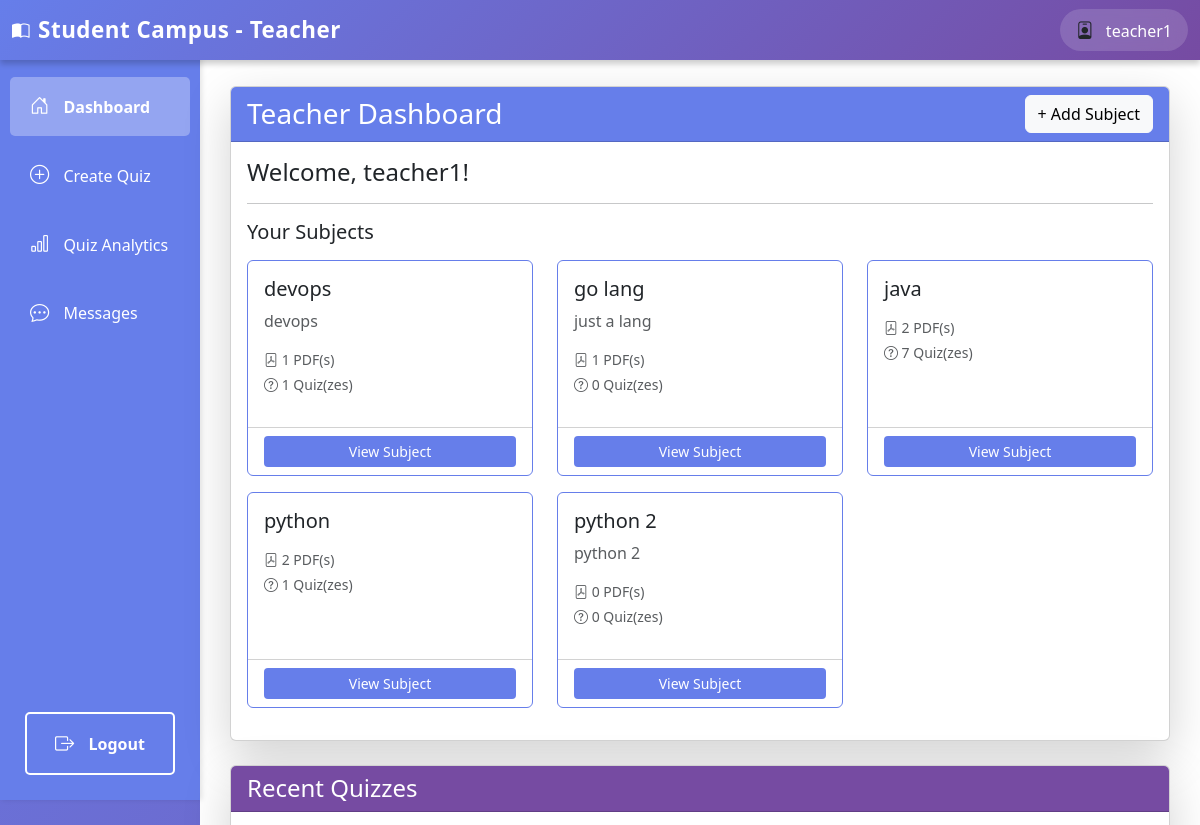
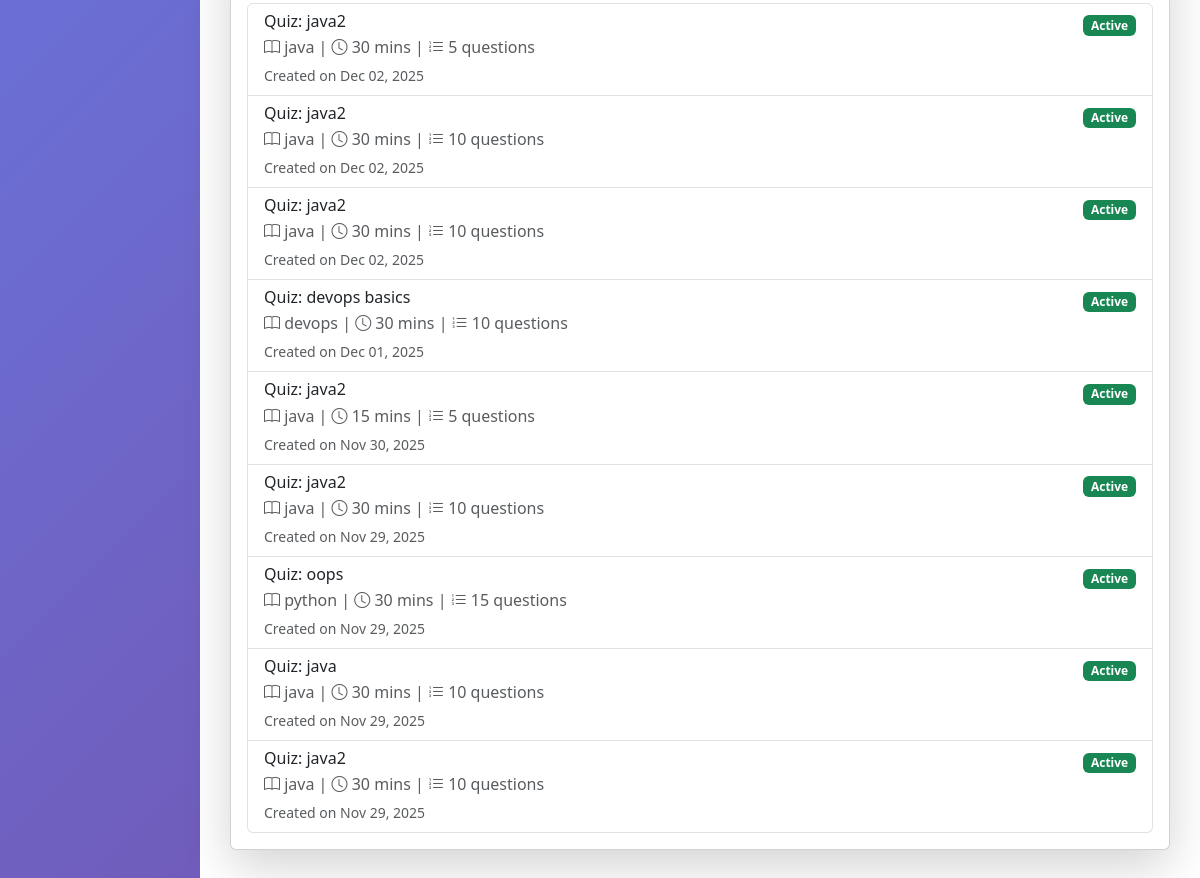
Page /teacher/dashboard/ (signed in) on the earlier database version (2 pictures, top to bottom).
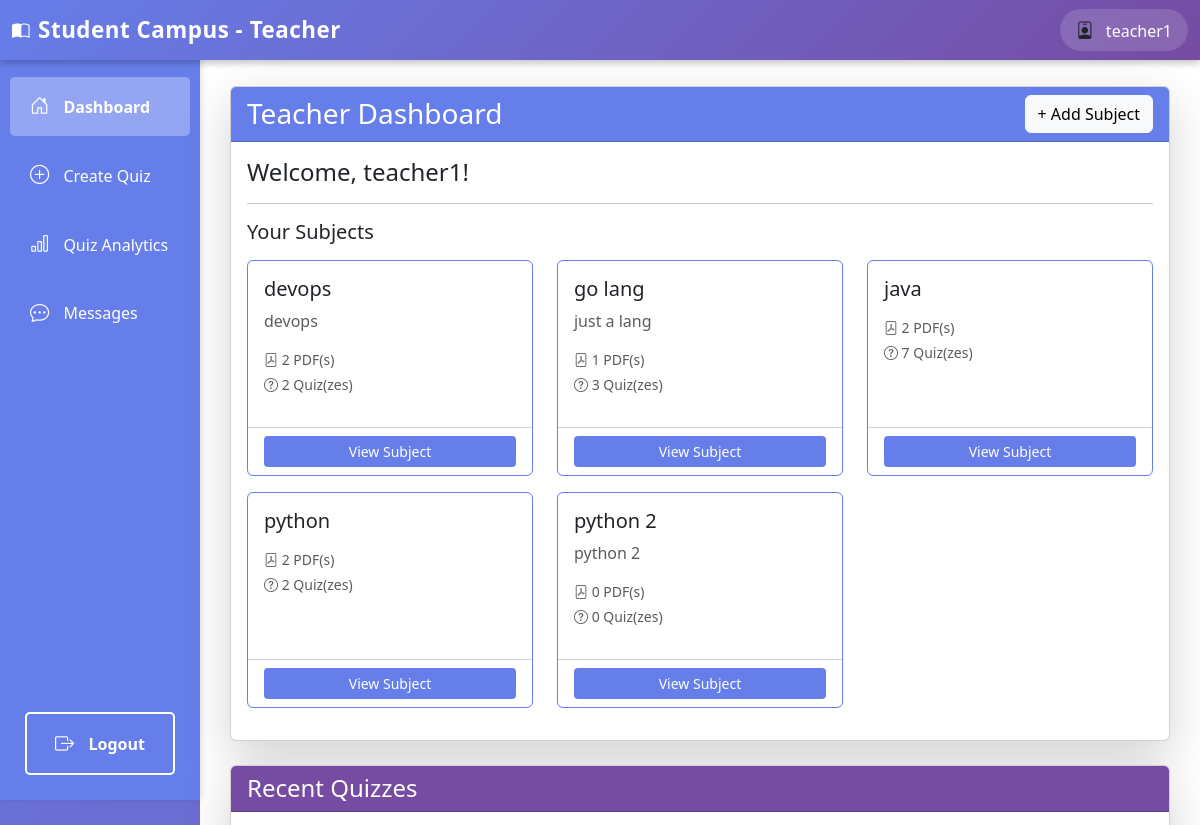
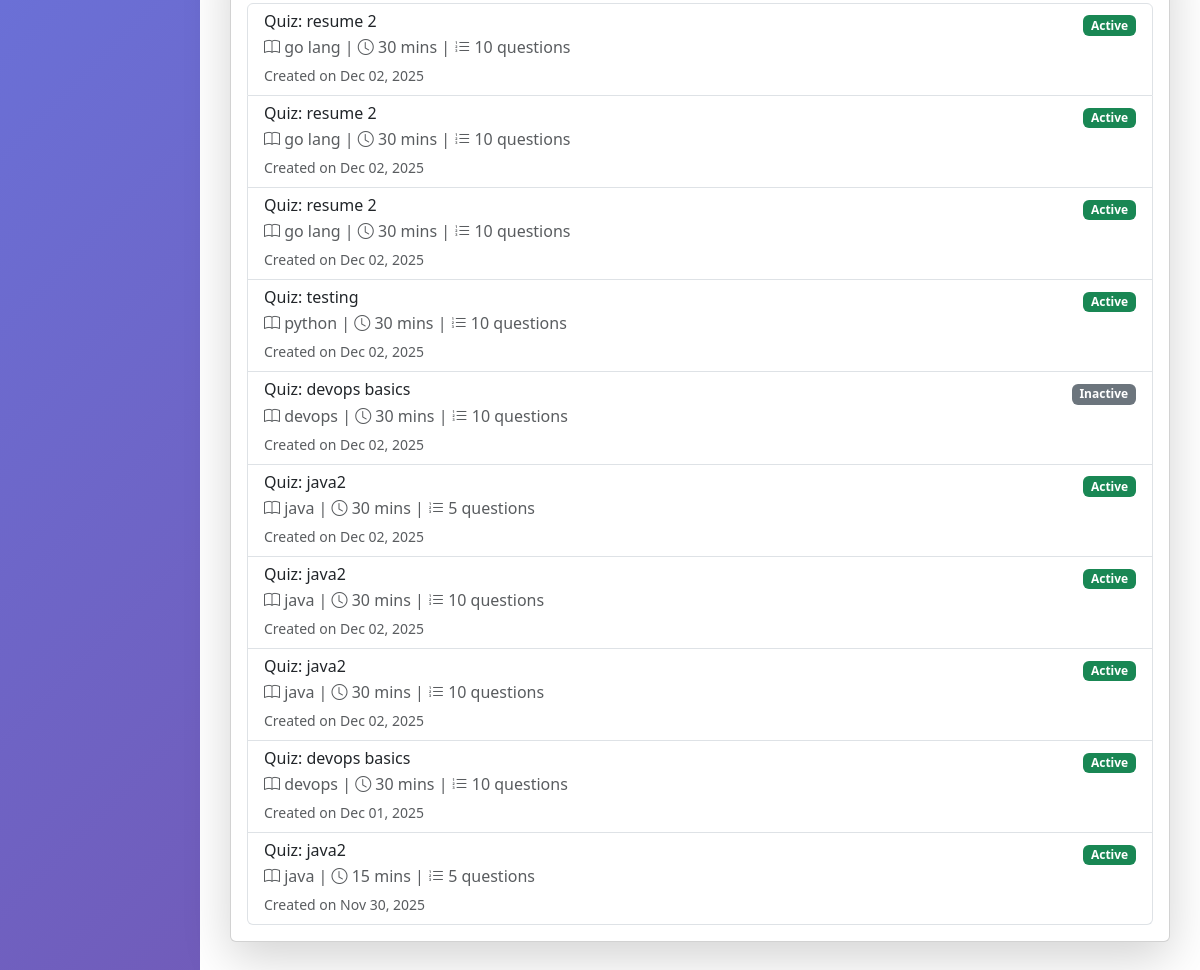
Same page on the later database version (2 pictures, top to bottom).
### teachers/models.py (models this page shows, shortened)
class Subject(models.Model):
    name = models.CharField(max_length=200)
    description = models.TextField(blank=True)
    teacher = models.ForeignKey(User, on_delete=models.CASCADE, related_name='subjects')
    created_at = models.DateTimeField(auto_now_add=True)
    class Meta:
        ordering = ['name']

class Quiz(models.Model):
    title = models.CharField(max_length=200)
    subject = models.ForeignKey(Subject, on_delete=models.CASCADE, related_name='quizzes')
    pdf_note = models.ForeignKey(PDFNote, on_delete=models.CASCADE, related_name='quizzes', null=True)
    description = models.TextField(blank=True)
    duration = models.IntegerField(help_text="Duration in minutes", default=30)
    num_questions = models.IntegerField(default=10)
    topics = models.TextField(blank=True, help_text="Comma-separated topics (optional)")
    difficulty = models.CharField(max_length=20, choices=[('easy', 'Easy'), ('medium', 'Medium'), ('hard', 'Hard')], default='medium')
    created_by = models.ForeignKey(User, on_delete=models.CASCADE, related_name='created_quizzes')
    created_at = models.DateTimeField(auto_now_add=True)
    deadline = models.DateTimeField(null=True, blank=True, help_text="Quiz deadline")
    is_active = models.BooleanField(default=True)
    class Meta:
        ordering = ['-created_at']
        verbose_name_plural = "Quizzes"

### teachers/views.py (the view)
# urls.py: path('dashboard/', views.teacher_dashboard, name='teacher_dashboard'),
@login_required
def teacher_dashboard(request):
    if not request.user.is_teacher():
        return HttpResponseForbidden("You don't have permission to access this page.")
    subjects = Subject.objects.filter(teacher=request.user)
    quizzes = Quiz.objects.filter(created_by=request.user).order_by('-created_at')[:10]
    return render(request, 'teachers/dashboard.html', {'subjects': subjects, 'quizzes': quizzes})

### authentication/models.py (called while the page is built)
    def is_teacher(self):
        return self.role == 'teacher'

### templates/teachers/dashboard.html (shortened to what the changed rows need)
{% extends 'teachers/base_teacher.html' %}
{% block teacher_content %}
<div class="row">
    <div class="col-12">
        <div class="card shadow-lg mb-4">
            <div class="card-body">
                {% if subjects %}
                    <div class="row mt-3">
                        {% for subject in subjects %}
                            <div class="col-md-4 mb-3">
                                <div class="card h-100" style="border-color: #667eea;">
                                    <div class="card-body">
                                        <h5 class="card-title">{{ subject.name }}</h5>
                                        <p class="card-text text-muted">{{ subject.description|truncatewords:15 }}</p>
                                        <p class="text-muted small mb-1">
                                            <i class="bi bi-file-pdf"></i> {{ subject.notes.count }} PDF(s)
                                        </p>
                                        <p class="text-muted small">
                                            <i class="bi bi-question-circle"></i> {{ subject.quizzes.count }} Quiz(zes)
                                        </p>
                                    </div>
                                    <div class="card-footer bg-transparent">
                                        <a href="{% url 'teacher_subject_detail' subject.id %}" class="btn btn-sm w-100" style="background-color: #667eea; color: white;">View Subject</a>
                                    </div>
                                </div>
                            </div>
                        {% endfor %}
                    </div>
                {% else %}
                    <div class="alert alert-info">
                        No subjects created yet. Click "Create Subject" to add your first subject.
                    </div>
                {% endif %}
            </div>
        </div>
    </div>
    <div class="col-12">
        <div class="card shadow-lg">
            <div class="card-body">
                {% if quizzes %}
                    <div class="list-group">
                        {% for quiz in quizzes %}
                            <div class="list-group-item">
                                <div class="d-flex justify-content-between align-items-start">
                                    <div>
                                        <h6 class="mb-1">{{ quiz.title }}</h6>
                                        <p class="mb-1 text-muted">
                                            <i class="bi bi-book"></i> {{ quiz.subject.name }} |
                                            <i class="bi bi-clock"></i> {{ quiz.duration }} mins |
                                            <i class="bi bi-list-ol"></i> {{ quiz.questions.count }} questions
                                        </p>
                                        <small class="text-muted">Created on {{ quiz.created_at|date:"M d, Y" }}</small>
                                    </div>
                                    <div>
                                        {% if quiz.is_active %}
                                            <span class="badge bg-success">Active</span>
                                        {% else %}
                                            <span class="badge bg-secondary">Inactive</span>
                                        {% endif %}
                                    </div>
                                </div>
                            </div>
                        {% endfor %}
                    </div>
                {% else %}
                    <div class="alert alert-info">
                        No quizzes created yet. Click "Create Quiz" in the sidebar to add your first quiz.
                    </div>
                {% endif %}
            </div>
        </div>
    </div>
</div>
{% endblock %}

Differences in the rows shown:
no longer on this page (row unchanged): Quiz: title "Quiz: java2", subject.name "java", duration "30", questions.count "10", created_at "Nov 29, 2025", is_active "Active"
no longer on this page (row unchanged): Quiz: title "Quiz: oops", subject.name "python", duration "30", questions.count "15", created_at "Nov 29, 2025", is_active "Active"
no longer on this page (row unchanged): Quiz: title "Quiz: java", subject.name "java", duration "30", questions.count "10", created_at "Nov 29, 2025", is_active "Active"
no longer on this page (row unchanged): Quiz: title "Quiz: java2", subject.name "java", duration "30", questions.count "10", created_at "Nov 29, 2025", is_active "Active"
computed for Subject "devops": notes.count "1" → "2"; quizzes.count "1" → "2"
computed for Subject "go lang": quizzes.count "0" → "3"
computed for Subject "python": quizzes.count "1" → "2"
added Quiz: title "Quiz: resume 2", subject.name "go lang", duration "30", questions.count "10", created_at "Dec 02, 2025", is_active "Active"
added Quiz: title "Quiz: resume 2", subject.name "go lang", duration "30", questions.count "10", created_at "Dec 02, 2025", is_active "Active"
added Quiz: title "Quiz: resume 2", subject.name "go lang", duration "30", questions.count "10", created_at "Dec 02, 2025", is_active "Active"
added Quiz: title "Quiz: testing", subject.name "python", duration "30", questions.count "10", created_at "Dec 02, 2025", is_active "Active"
added Quiz: title "Quiz: devops basics", subject.name "devops", duration "30", questions.count "10", created_at "Dec 02, 2025", is_active "Inactive"
